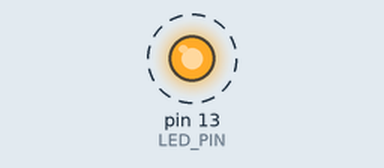
Bench run of a sketch on a simulated Arduino Uno, built with avr-gcc and run on an emulated ATmega328P. Shown: output pins drawn as LEDs (lit = HIGH). Dashed ring = blinking. What the sketch prints to the serial monitor is not drawn.

Above: at 0.5 s.
Timing chart, 0 to 4.6 s (numbered marks = the images above):
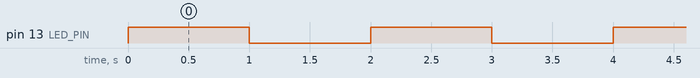

Measured:
- by itself, pin 13 (LED_PIN): alternates HIGH for 1.0 s and LOW for 1.0 s

The sketch:

led_flicker_task.ino
```cpp
#define LED_PIN 13
int count;
int toggle;

void setup() {
  // put your setup code here, to run once:
  pinMode(LED_PIN, OUTPUT);
  Serial.begin(115200);
  while(!Serial){
    // Wait until serial begins
    ;
  }
  Serial.println("Hello World!");
  count = 0;
  toggle = 0;
  digitalWrite(LED_PIN, toggle);
}

void loop() {
  // put your main code here, to run repeatedly:
  Serial.println(++count);
  toggle = flip_toggle(toggle);
  digitalWrite(LED_PIN, toggle);
  delay(1000);
}

int flip_toggle(int val) {
  return (val == 0)? 1 : 0;
}
```
